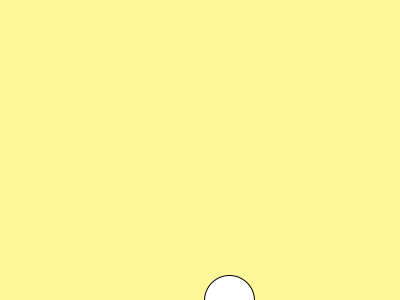
Frame 1 (no input)
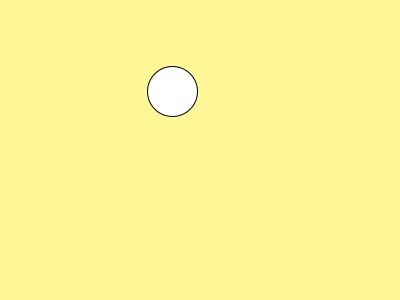
Frame 60 (the mouse pressed at the canvas centre just before this capture)
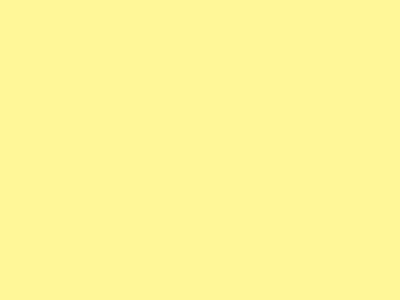
Frame 120 (the mouse held since frame 60 and released just before this capture)

The Processing sketch that drew these frames (run headless with seeded random() and noise(); from frame 60 on, the mouse is pressed at the canvas centre):

// Processing sketch: week08_class_fruit_PApplet_sketch
// ── week08_class_fruit_PApplet_sketch.pde
class Fruit{
   float x,y, vx, vy;
   boolean flying;
   PApplet sketch;///在class呼叫PApplet sketch的class為了Random可以使用
   Fruit(PApplet _sketch){///呼叫自己，來產生另外一顆水果
      sketch = _sketch;//設立sketch。
      reset(); 
   }
   void reset(){///設定水果位置
     x=sketch.random(100,300);
     y=300;
     vx=sketch.random(-2,2);
     vy=-13;
     flying=true;
   }
   void update(){///水果在飛的變化路徑
     x+=vx;
     y+=vy;
     vy+=0.98/3;
   }
}
Fruit fruit; //一個fruit是Fruit的東西
void setup(){
  size(400,300);
  fruit = new Fruit(this);   
}
void draw(){
  background(#FFF798);
  ellipse(fruit.x,fruit.y,50,50);//畫圓,去拿class裡的x,y
  fruit.update();//去拿class裡的update做變化
}
void keyPressed(){
  fruit.reset(); //去拿class裡的reset做變化
}
